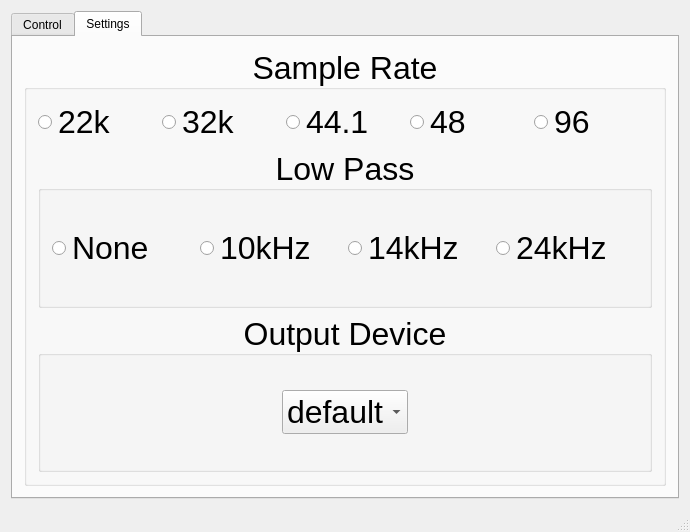
<?xml version="1.0" encoding="UTF-8"?>
<ui version="4.0">
 <class>MainWindow</class>
 <widget class="QMainWindow" name="MainWindow">
  <property name="enabled">
   <bool>true</bool>
  </property>
  <property name="geometry">
   <rect>
    <x>0</x>
    <y>0</y>
    <width>690</width>
    <height>532</height>
   </rect>
  </property>
  <property name="sizePolicy">
   <sizepolicy hsizetype="Ignored" vsizetype="Ignored">
    <horstretch>0</horstretch>
    <verstretch>0</verstretch>
   </sizepolicy>
  </property>
  <property name="minimumSize">
   <size>
    <width>686</width>
    <height>500</height>
   </size>
  </property>
  <property name="windowTitle">
   <string>MainWindow</string>
  </property>
  <widget class="QWidget" name="centralWidget">
   <property name="sizePolicy">
    <sizepolicy hsizetype="Preferred" vsizetype="Preferred">
     <horstretch>0</horstretch>
     <verstretch>0</verstretch>
    </sizepolicy>
   </property>
   <layout class="QVBoxLayout" name="verticalLayout_2">
    <item>
     <widget class="QTabWidget" name="tabWidget">
      <property name="enabled">
       <bool>true</bool>
      </property>
      <property name="sizePolicy">
       <sizepolicy hsizetype="Minimum" vsizetype="Minimum">
        <horstretch>0</horstretch>
        <verstretch>0</verstretch>
       </sizepolicy>
      </property>
      <property name="currentIndex">
       <number>1</number>
      </property>
      <widget class="QWidget" name="control">
       <attribute name="title">
        <string>Control</string>
       </attribute>
       <layout class="QHBoxLayout" name="horizontalLayout_5">
        <item>
         <layout class="QVBoxLayout" name="verticalLayout">
          <property name="spacing">
           <number>7</number>
          </property>
          <property name="sizeConstraint">
           <enum>QLayout::SetNoConstraint</enum>
          </property>
          <item>
           <spacer name="verticalSpacer_4">
            <property name="orientation">
             <enum>Qt::Vertical</enum>
            </property>
            <property name="sizeHint" stdset="0">
             <size>
              <width>20</width>
              <height>40</height>
             </size>
            </property>
           </spacer>
          </item>
          <item>
           <layout class="QHBoxLayout" name="horizontalLayout">
            <item>
             <widget class="QLCDNumber" name="lcdNumber_h">
              <property name="sizePolicy">
               <sizepolicy hsizetype="Maximum" vsizetype="Minimum">
                <horstretch>0</horstretch>
                <verstretch>0</verstretch>
               </sizepolicy>
              </property>
              <property name="minimumSize">
               <size>
                <width>80</width>
                <height>80</height>
               </size>
              </property>
              <property name="font">
               <font>
                <pointsize>8</pointsize>
               </font>
              </property>
              <property name="smallDecimalPoint">
               <bool>false</bool>
              </property>
              <property name="digitCount">
               <number>2</number>
              </property>
              <property name="segmentStyle">
               <enum>QLCDNumber::Filled</enum>
              </property>
              <property name="intValue" stdset="0">
               <number>1</number>
              </property>
             </widget>
            </item>
            <item>
             <widget class="QLCDNumber" name="lcdNumber_m">
              <property name="sizePolicy">
               <sizepolicy hsizetype="Maximum" vsizetype="Minimum">
                <horstretch>0</horstretch>
                <verstretch>0</verstretch>
               </sizepolicy>
              </property>
              <property name="minimumSize">
               <size>
                <width>80</width>
                <height>80</height>
               </size>
              </property>
              <property name="font">
               <font>
                <pointsize>8</pointsize>
               </font>
              </property>
              <property name="digitCount">
               <number>2</number>
              </property>
             </widget>
            </item>
            <item>
             <widget class="QLCDNumber" name="lcdNumber_s">
              <property name="sizePolicy">
               <sizepolicy hsizetype="Maximum" vsizetype="Minimum">
                <horstretch>0</horstretch>
                <verstretch>0</verstretch>
               </sizepolicy>
              </property>
              <property name="minimumSize">
               <size>
                <width>80</width>
                <height>80</height>
               </size>
              </property>
              <property name="font">
               <font>
                <family>MS Serif</family>
                <pointsize>8</pointsize>
               </font>
              </property>
              <property name="digitCount">
               <number>2</number>
              </property>
             </widget>
            </item>
            <item>
             <widget class="QLCDNumber" name="lcdNumber_f">
              <property name="sizePolicy">
               <sizepolicy hsizetype="Maximum" vsizetype="Minimum">
                <horstretch>0</horstretch>
                <verstretch>0</verstretch>
               </sizepolicy>
              </property>
              <property name="minimumSize">
               <size>
                <width>80</width>
                <height>80</height>
               </size>
              </property>
              <property name="font">
               <font>
                <pointsize>8</pointsize>
               </font>
              </property>
              <property name="digitCount">
               <number>2</number>
              </property>
             </widget>
            </item>
           </layout>
          </item>
          <item>
           <layout class="QHBoxLayout" name="horizontalLayout_2">
            <item>
             <widget class="QLabel" name="label">
              <property name="font">
               <font>
                <pointsize>24</pointsize>
               </font>
              </property>
              <property name="text">
               <string>Hour</string>
              </property>
              <property name="alignment">
               <set>Qt::AlignCenter</set>
              </property>
             </widget>
            </item>
            <item>
             <widget class="QLabel" name="label_3">
              <property name="font">
               <font>
                <pointsize>24</pointsize>
               </font>
              </property>
              <property name="text">
               <string>Minute</string>
              </property>
              <property name="alignment">
               <set>Qt::AlignCenter</set>
              </property>
             </widget>
            </item>
            <item>
             <widget class="QLabel" name="label_2">
              <property name="font">
               <font>
                <pointsize>24</pointsize>
               </font>
              </property>
              <property name="text">
               <string>Second</string>
              </property>
              <property name="alignment">
               <set>Qt::AlignCenter</set>
              </property>
             </widget>
            </item>
            <item>
             <widget class="QLabel" name="label_4">
              <property name="font">
               <font>
                <pointsize>24</pointsize>
               </font>
              </property>
              <property name="text">
               <string>Frame</string>
              </property>
              <property name="alignment">
               <set>Qt::AlignCenter</set>
              </property>
             </widget>
            </item>
           </layout>
          </item>
          <item>
           <layout class="QHBoxLayout" name="horizontalLayout_3">
            <item>
             <widget class="QSpinBox" name="spinBox_H">
              <property name="font">
               <font>
                <pointsize>50</pointsize>
               </font>
              </property>
              <property name="alignment">
               <set>Qt::AlignCenter</set>
              </property>
              <property name="maximum">
               <number>23</number>
              </property>
              <property name="value">
               <number>1</number>
              </property>
             </widget>
            </item>
            <item>
             <widget class="QSpinBox" name="spinBox_M">
              <property name="font">
               <font>
                <pointsize>50</pointsize>
               </font>
              </property>
              <property name="alignment">
               <set>Qt::AlignCenter</set>
              </property>
              <property name="maximum">
               <number>59</number>
              </property>
             </widget>
            </item>
            <item>
             <widget class="QSpinBox" name="spinBox_S">
              <property name="font">
               <font>
                <pointsize>50</pointsize>
               </font>
              </property>
              <property name="alignment">
               <set>Qt::AlignCenter</set>
              </property>
              <property name="maximum">
               <number>59</number>
              </property>
             </widget>
            </item>
            <item>
             <widget class="QSpinBox" name="spinBox_F">
              <property name="font">
               <font>
                <pointsize>50</pointsize>
               </font>
              </property>
              <property name="alignment">
               <set>Qt::AlignCenter</set>
              </property>
              <property name="maximum">
               <number>59</number>
              </property>
             </widget>
            </item>
           </layout>
          </item>
          <item>
           <spacer name="verticalSpacer_2">
            <property name="orientation">
             <enum>Qt::Vertical</enum>
            </property>
            <property name="sizeHint" stdset="0">
             <size>
              <width>17</width>
              <height>13</height>
             </size>
            </property>
           </spacer>
          </item>
          <item>
           <layout class="QHBoxLayout" name="horizontalLayout_4">
            <item>
             <spacer name="horizontalSpacer">
              <property name="orientation">
               <enum>Qt::Horizontal</enum>
              </property>
              <property name="sizeHint" stdset="0">
               <size>
                <width>40</width>
                <height>20</height>
               </size>
              </property>
             </spacer>
            </item>
            <item>
             <widget class="QPushButton" name="pushButton_start">
              <property name="font">
               <font>
                <pointsize>24</pointsize>
               </font>
              </property>
              <property name="text">
               <string>Start</string>
              </property>
             </widget>
            </item>
            <item>
             <spacer name="horizontalSpacer_2">
              <property name="orientation">
               <enum>Qt::Horizontal</enum>
              </property>
              <property name="sizeHint" stdset="0">
               <size>
                <width>40</width>
                <height>20</height>
               </size>
              </property>
             </spacer>
            </item>
            <item>
             <widget class="QPushButton" name="pushButton_stop">
              <property name="font">
               <font>
                <pointsize>24</pointsize>
               </font>
              </property>
              <property name="text">
               <string>Stop</string>
              </property>
             </widget>
            </item>
            <item>
             <spacer name="horizontalSpacer_3">
              <property name="orientation">
               <enum>Qt::Horizontal</enum>
              </property>
              <property name="sizeHint" stdset="0">
               <size>
                <width>40</width>
                <height>20</height>
               </size>
              </property>
             </spacer>
            </item>
            <item>
             <widget class="QPushButton" name="pushButton_reset">
              <property name="font">
               <font>
                <pointsize>24</pointsize>
               </font>
              </property>
              <property name="text">
               <string>Reset</string>
              </property>
             </widget>
            </item>
            <item>
             <spacer name="horizontalSpacer_4">
              <property name="orientation">
               <enum>Qt::Horizontal</enum>
              </property>
              <property name="sizeHint" stdset="0">
               <size>
                <width>40</width>
                <height>20</height>
               </size>
              </property>
             </spacer>
            </item>
           </layout>
          </item>
          <item>
           <layout class="QHBoxLayout" name="horizontalLayout_6">
            <item>
             <widget class="QLabel" name="label_5">
              <property name="font">
               <font>
                <pointsize>24</pointsize>
               </font>
              </property>
              <property name="text">
               <string>Backwords</string>
              </property>
             </widget>
            </item>
            <item>
             <spacer name="horizontalSpacer_5">
              <property name="orientation">
               <enum>Qt::Horizontal</enum>
              </property>
              <property name="sizeType">
               <enum>QSizePolicy::Fixed</enum>
              </property>
              <property name="sizeHint" stdset="0">
               <size>
                <width>40</width>
                <height>20</height>
               </size>
              </property>
             </spacer>
            </item>
            <item>
             <widget class="QSlider" name="horizontalSlider">
              <property name="maximum">
               <number>1</number>
              </property>
              <property name="pageStep">
               <number>1</number>
              </property>
              <property name="value">
               <number>1</number>
              </property>
              <property name="orientation">
               <enum>Qt::Horizontal</enum>
              </property>
             </widget>
            </item>
            <item>
             <spacer name="horizontalSpacer_6">
              <property name="orientation">
               <enum>Qt::Horizontal</enum>
              </property>
              <property name="sizeType">
               <enum>QSizePolicy::Fixed</enum>
              </property>
              <property name="sizeHint" stdset="0">
               <size>
                <width>40</width>
                <height>20</height>
               </size>
              </property>
             </spacer>
            </item>
            <item>
             <widget class="QLabel" name="label_6">
              <property name="font">
               <font>
                <pointsize>24</pointsize>
               </font>
              </property>
              <property name="text">
               <string>Forword</string>
              </property>
             </widget>
            </item>
           </layout>
          </item>
         </layout>
        </item>
       </layout>
      </widget>
      <widget class="QWidget" name="Settings">
       <attribute name="title">
        <string>Settings</string>
       </attribute>
       <layout class="QVBoxLayout" name="verticalLayout_4">
        <item>
         <widget class="QGroupBox" name="groupBox">
          <property name="font">
           <font>
            <pointsize>24</pointsize>
           </font>
          </property>
          <property name="title">
           <string>Sample Rate</string>
          </property>
          <property name="alignment">
           <set>Qt::AlignCenter</set>
          </property>
          <layout class="QVBoxLayout" name="verticalLayout_3">
           <item>
            <layout class="QHBoxLayout" name="horizontalLayout_7">
             <property name="sizeConstraint">
              <enum>QLayout::SetDefaultConstraint</enum>
             </property>
             <item>
              <widget class="QRadioButton" name="radioButton">
               <property name="text">
                <string>22k</string>
               </property>
              </widget>
             </item>
             <item>
              <widget class="QRadioButton" name="radioButton_2">
               <property name="text">
                <string>32k</string>
               </property>
              </widget>
             </item>
             <item>
              <widget class="QRadioButton" name="radioButton_3">
               <property name="text">
                <string>44.1</string>
               </property>
              </widget>
             </item>
             <item>
              <widget class="QRadioButton" name="radioButton_4">
               <property name="text">
                <string>48</string>
               </property>
              </widget>
             </item>
             <item>
              <widget class="QRadioButton" name="radioButton_5">
               <property name="text">
                <string>96</string>
               </property>
              </widget>
             </item>
            </layout>
           </item>
           <item>
            <widget class="QGroupBox" name="groupBox_2">
             <property name="title">
              <string>Low Pass</string>
             </property>
             <property name="alignment">
              <set>Qt::AlignCenter</set>
             </property>
             <layout class="QVBoxLayout" name="verticalLayout_5">
              <item>
               <layout class="QHBoxLayout" name="horizontalLayout_8">
                <item>
                 <widget class="QRadioButton" name="radioButton_6">
                  <property name="text">
                   <string>None</string>
                  </property>
                 </widget>
                </item>
                <item>
                 <widget class="QRadioButton" name="radioButton_7">
                  <property name="text">
                   <string>10kHz</string>
                  </property>
                 </widget>
                </item>
                <item>
                 <widget class="QRadioButton" name="radioButton_8">
                  <property name="text">
                   <string>14kHz</string>
                  </property>
                 </widget>
                </item>
                <item>
                 <widget class="QRadioButton" name="radioButton_9">
                  <property name="text">
                   <string>24kHz</string>
                  </property>
                 </widget>
                </item>
               </layout>
              </item>
             </layout>
            </widget>
           </item>
           <item>
            <widget class="QGroupBox" name="groupBox_3">
             <property name="title">
              <string>Output Device</string>
             </property>
             <property name="alignment">
              <set>Qt::AlignCenter</set>
             </property>
             <layout class="QHBoxLayout" name="horizontalLayout_10">
              <item>
               <layout class="QHBoxLayout" name="horizontalLayout_9">
                <item>
                 <spacer name="horizontalSpacer_7">
                  <property name="orientation">
                   <enum>Qt::Horizontal</enum>
                  </property>
                  <property name="sizeHint" stdset="0">
                   <size>
                    <width>40</width>
                    <height>20</height>
                   </size>
                  </property>
                 </spacer>
                </item>
                <item>
                 <widget class="QComboBox" name="comboBox">
                  <item>
                   <property name="text">
                    <string>default</string>
                   </property>
                  </item>
                 </widget>
                </item>
                <item>
                 <spacer name="horizontalSpacer_8">
                  <property name="orientation">
                   <enum>Qt::Horizontal</enum>
                  </property>
                  <property name="sizeHint" stdset="0">
                   <size>
                    <width>40</width>
                    <height>20</height>
                   </size>
                  </property>
                 </spacer>
                </item>
               </layout>
              </item>
             </layout>
            </widget>
           </item>
          </layout>
         </widget>
        </item>
       </layout>
      </widget>
     </widget>
    </item>
   </layout>
  </widget>
  <widget class="QToolBar" name="mainToolBar">
   <property name="sizePolicy">
    <sizepolicy hsizetype="Ignored" vsizetype="Ignored">
     <horstretch>0</horstretch>
     <verstretch>0</verstretch>
    </sizepolicy>
   </property>
   <attribute name="toolBarArea">
    <enum>TopToolBarArea</enum>
   </attribute>
   <attribute name="toolBarBreak">
    <bool>false</bool>
   </attribute>
  </widget>
  <widget class="QStatusBar" name="statusBar"/>
 </widget>
 <layoutdefault spacing="6" margin="11"/>
 <resources/>
 <connections/>
</ui>
